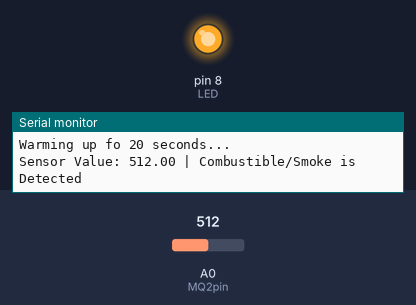
Recording of a sketch running on a simulated Arduino Uno, built with avr-gcc and run on an emulated ATmega328P. Shown: output pins drawn as LEDs (lit = HIGH), the last lines printed to the serial monitor. Inputs (shaded band) come from the test bench; at power-on: A0 (MQ2pin) = 512.

Above: at 20.5 s.
At 25.0 s:
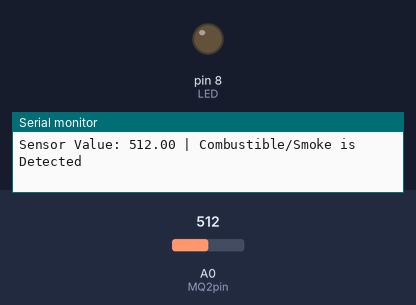
Timing chart, 0 to 26.9 s (numbered marks = the images above):
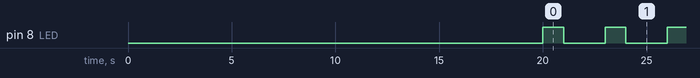

The sketch:

mq2_smoke_sensor.ino
```cpp
#define MQ2pin 0
#define LED 8

float sensorValue;

void setup()
{
  Serial.begin(9600);
  pinMode(LED, OUTPUT);
  Serial.println("Warming up fo 20 seconds...");
  delay(20000);
}

void loop()
{
  sensorValue = analogRead(MQ2pin);

  Serial.print("Sensor Value: ");
  Serial.print(sensorValue);

  if(sensorValue > 300)
  {
    Serial.print(" | Combustible/Smoke is Detected");
    digitalWrite(LED, HIGH);
    delay(1000);
    digitalWrite(LED, LOW);
  }

  Serial.println("");
  delay(2000);
}
```

Measured:
- by itself, pin 8 (LED): alternates HIGH for 1.0 s and LOW for 2.0 s
